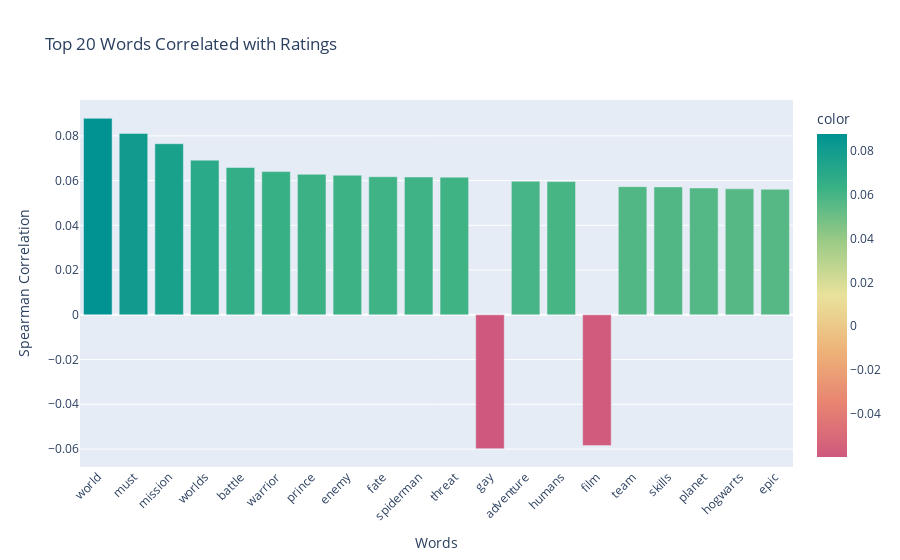

The code cell stored with this chart in its notebook:
### Markdown cell above
Summary vs Ratings

### Code cell
sentiment_utils.word_rating_correlation(df, text_column='processed_summary', rating_column='popularity', top_n=20)

### Figure 1 — Plotly figure (JSON) as saved in the notebook; plotly's stock layout.template omitted (floating-point values rounded to 4 significant figures)
{"data": [{"alignmentgroup": "True", "hovertemplate": "Words=%{x}<br>Spearman Correlation=%{y}<br>color=%{marker.color}<extra></extra>", "legendgroup": "", "marker": {"color": [0.08783, 0.08111, 0.07649, 0.06915, 0.06586, 0.06402, 0.06282, 0.06241, 0.06174, 0.06164, 0.06152, -0.05983, 0.05971, 0.05957, -0.05848, 0.0573, 0.0572, 0.0567, 0.05631, 0.05612], "coloraxis": "coloraxis", "pattern": {"shape": ""}}, "name": "", "offsetgroup": "", "orientation": "v", "showlegend": false, "textposition": "auto", "type": "bar", "x": ["world", "must", "mission", "worlds", "battle", "warrior", "prince", "enemy", "fate", "spiderman", "threat", "gay", "adventure", "humans", "film", "team", "skills", "planet", "hogwarts", "epic"], "xaxis": "x", "y": [0.08783, 0.08111, 0.07649, 0.06915, 0.06586, 0.06402, 0.06282, 0.06241, 0.06174, 0.06164, 0.06152, -0.05983, 0.05971, 0.05957, -0.05848, 0.0573, 0.0572, 0.0567, 0.05631, 0.05612], "yaxis": "y"}], "layout": {"barmode": "relative", "coloraxis": {"colorbar": {"title": {"text": "color"}}, "colorscale": [[0, "rgb(207, 89, 126)"], [0.1667, "rgb(232, 132, 113)"], [0.3333, "rgb(238, 180, 121)"], [0.5, "rgb(233, 226, 156)"], [0.6667, "rgb(156, 203, 134)"], [0.8333, "rgb(57, 177, 133)"], [1, "rgb(0, 147, 146)"]]}, "legend": {"tracegroupgap": 0}, "title": {"text": "Top 20 Words Correlated with Ratings"}, "xaxis": {"anchor": "y", "domain": [0, 1], "tickangle": -45, "title": {"text": "Words"}}, "yaxis": {"anchor": "x", "domain": [0, 1], "title": {"text": "Spearman Correlation"}}}}
